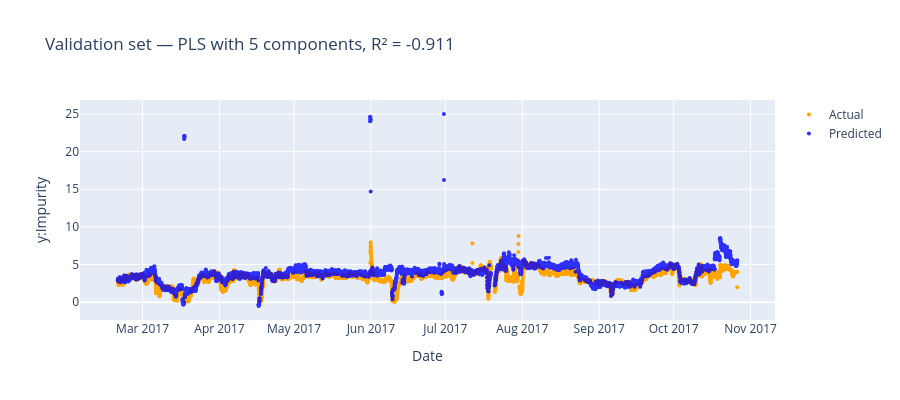

This figure's notebook cell:
### Markdown cell above
### Validation Set

### Code cell
import plotly.graph_objects as go

# Clean validation set - replace '!' with NaN and convert to numeric
df_val_clean = df_val.copy()
for col in df_val_clean.columns:
    if col != 'Date':
        df_val_clean[col] = pd.to_numeric(df_val_clean[col].replace('!', np.nan), errors='coerce')

drop_threshhold = 0.5
min_valid = int(drop_threshhold * len(df_val_clean.columns))
df_val_clean = df_val_clean.dropna(thresh=min_valid, axis=0)
df_val_clean = df_val_clean.interpolate()
df_val_clean = df_val_clean.reset_index(drop=True)

# Remove rows where y:Impurity > 10
df_val_clean = df_val_clean[df_val_clean['y:Impurity'] <= 10]
df_val_clean = df_val_clean.reset_index(drop=True)

# Re-extract X and y from cleaned data
X_val_clean = df_val_clean[feat_cols].values
y_val_clean = df_val_clean['y:Impurity'].values

print(f"Cleaned validation set shape: {df_val_clean.shape}")

# Predict on validation set using model trained on training data
y_val_pred = pipe.predict(X_val_clean)

r2_val = r2_score(y_val_clean, y_val_pred)
rmse_val = mean_squared_error(y_val_clean, y_val_pred)**0.5

print(f"Validation:  R² = {r2_val:.3f}   RMSE = {rmse_val:.4f}")

# Interactive plot with plotly (supports zoom, pan, hover)
fig = go.Figure()
fig.add_trace(go.Scatter(x=df_val_clean['Date'], y=y_val_clean, 
                         mode='markers', name='Actual', marker=dict(color='orange', size=4)))
fig.add_trace(go.Scatter(x=df_val_clean['Date'], y=y_val_pred.ravel(), 
                         mode='markers', name='Predicted', marker=dict(color='blue', size=4), opacity=0.8))
fig.update_layout(
    title=f'Validation set — PLS with {A} components, R² = {r2_val:.3f}',
    xaxis_title='Date',
    yaxis_title='y:Impurity',
    hovermode='x unified',
    height=400
)
fig.show()

### Figure 1 — Plotly figure (JSON) as saved in the notebook; plotly's stock layout.template omitted (floating-point values rounded to 4 significant figures; data arrays with more than 128 entries replaced by an {"elided": "..."} marker saying what was removed)
{"data": [{"marker": {"color": "orange", "size": 4}, "mode": "markers", "name": "Actual", "type": "scatter", "x": {"elided": "5891 str values"}, "y": {"elided": "5891 float values"}}, {"marker": {"color": "blue", "size": 4}, "mode": "markers", "name": "Predicted", "opacity": 0.8, "type": "scatter", "x": {"elided": "5891 str values"}, "y": {"elided": "5891 float values"}}], "layout": {"height": 400, "hovermode": "x unified", "title": {"text": "Validation set — PLS with 5 components, R² = -0.911"}, "xaxis": {"title": {"text": "Date"}}, "yaxis": {"title": {"text": "y:Impurity"}}}}
